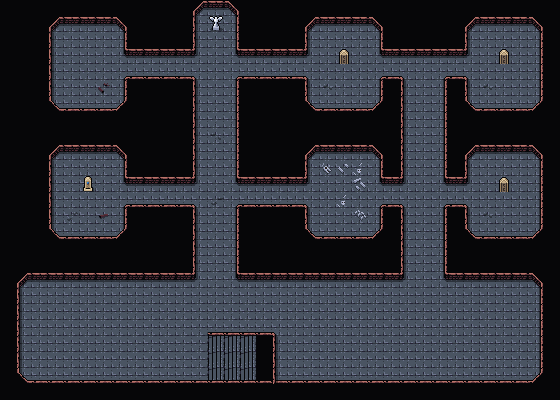

A level layout from a 2D game, rendered from its tile map. Below: a short description, then the map file with tile-grid data replaced by summaries:
An orthogonal 35x25 tile map with 16x16 px tiles, 3 tile layers (Background, Ground, Clutter), 2 tilesets and 7 objects.

<map version="1.10" tiledversion="1.10.1" orientation="orthogonal" renderorder="right-down" width="35" height="25" tilewidth="16" tileheight="16" infinite="0" nextlayerid="6" nextobjectid="53">
 <editorsettings>
  <export target="wastetown..tmx" format="tmx" />
 </editorsettings>
 <tileset firstgid="1" source="../../tileset/main.tsx" />
 <tileset firstgid="10113" source="../../tileset/buildings.tsx" />
 <layer id="1" name="Background" width="35" height="25">
  <data>[875 cells, 777 non-empty, 7 distinct tile ids]</data>
 </layer>
 <layer id="2" name="Ground" width="35" height="25">
  <data>[875 cells, 566 non-empty, 17 distinct tile ids]</data>
 </layer>
 <layer id="3" name="Clutter" width="35" height="25">
  <properties>
   <property name="spriteLayer" type="bool" value="true" />
  </properties>
  <data>[875 cells, 284 non-empty, 30 distinct tile ids]</data>
 </layer>
 <objectgroup id="4" name="Objects">
  <object id="38" template="../../obj/entry_up.tx" x="208.5" y="383.5" width="31" height="34">
   <properties>
    <property name="teleport" value="../common/maps/map/graveyard_2.tmx" />
   </properties>
  </object>
  <object id="47" template="../../obj/gold.tx" x="363.5" y="66.5" />
  <object id="48" template="../../obj/treasure.tx" x="57" y="72.5" />
  <object id="49" template="../../obj/gold.tx" x="55" y="194" />
  <object id="50" template="../../obj/enemy.tx" x="113.902" y="72.7253">
   <properties>
    <property name="enemy" value="High Vampire" />
   </properties>
  </object>
  <object id="51" template="../../obj/enemy.tx" x="297.5" y="72">
   <properties>
    <property name="enemy" value="Zombie" />
   </properties>
  </object>
  <object id="52" template="../../obj/enemy.tx" x="118" y="200">
   <properties>
    <property name="enemy" value="Big Zombie" />
   </properties>
  </object>
 </objectgroup>
</map>
